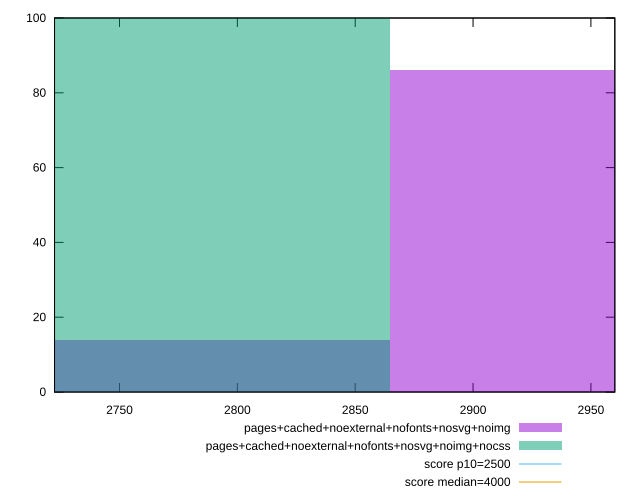

Source code (gnuplot):
reset

$pagesCachedNoexternalNofontsNosvgNoimg <<EOF
2783.0621703016272 14
2946.7717097311347 86
EOF

$pagesCachedNoexternalNofontsNosvgNoimgNocss <<EOF
2783.0621703016272 100
EOF

set key outside below
set boxwidth 163.7095394295075
set xrange [2722.4326:2960.146499999999]
set yrange [0:100]
set trange [0:100]
set style fill transparent solid 0.5 noborder

set parametric
set terminal svg size 640, 500 enhanced background rgb 'white'
set output "report_00008_2021-01-22T20:58:29.167/largest-contentful-paint/comparison/histogram/11_vs_12.svg"

plot $pagesCachedNoexternalNofontsNosvgNoimg title "pages+cached+noexternal+nofonts+nosvg+noimg" with boxes, \
     $pagesCachedNoexternalNofontsNosvgNoimgNocss title "pages+cached+noexternal+nofonts+nosvg+noimg+nocss" with boxes, \
     2500,t title "score p10=2500", \
     4000,t title "score median=4000"

reset
